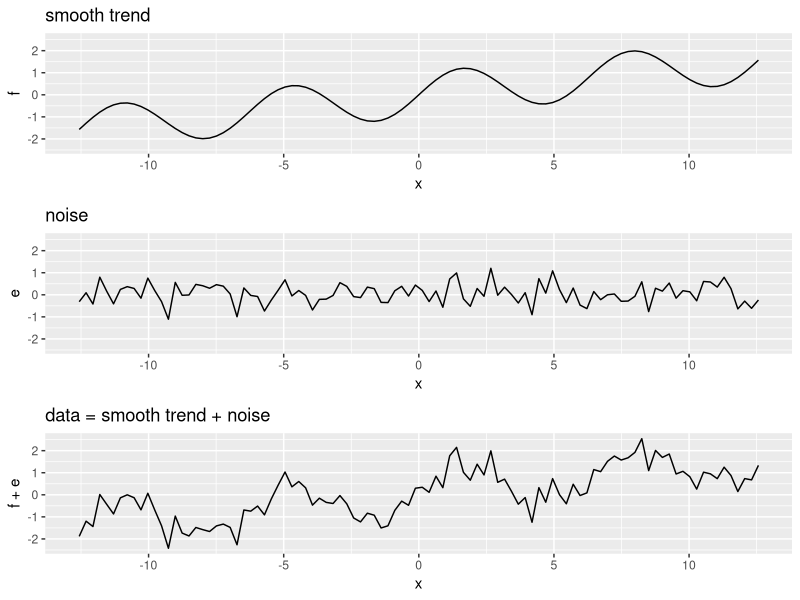
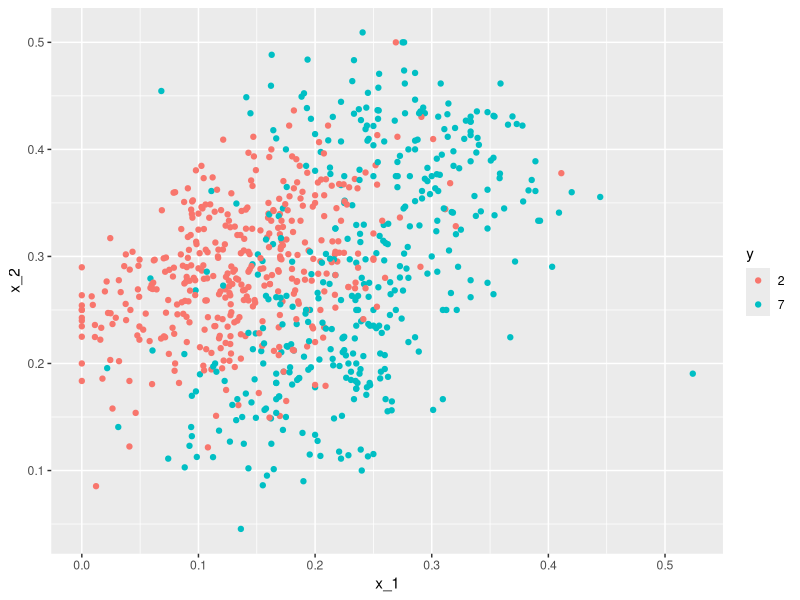

These figures' R source, in order: (Note: this script raises an error after producing the figures.)
## ---- chunk 1
img_path <- "img"
## ---- chunk 2
library(tidyverse)
set.seed(1)
n <- 100
x <- seq(-pi*4, pi*4, len = n)
tmp <- data.frame(x = x , f = sin(x) + x/8, e = rnorm(n, 0, 0.5)) 
p1 <- qplot(x, f, main = "smooth trend", ylim = range(tmp$f + tmp$e), data = tmp, geom = "line")
p2 <- qplot(x, e, main = "noise", ylim = range(tmp$f + tmp$e), data = tmp, geom = "line")
p3 <- qplot(x, f + e, main = "data = smooth trend + noise", ylim = range(tmp$f + tmp$e), data = tmp, geom = "line")
gridExtra::grid.arrange(p1, p2, p3)
## ---- chunk 3
library(tidyverse)
library(caret)
library(dslabs)
mnist_27$train |> ggplot(aes(x_1, x_2, color = y)) + geom_point()
## ---- chunk 4
if (!exists("mnist")) mnist <- read_mnist()
is <- mnist_27$index_train[c(which.min(mnist_27$train$x_1), which.max(mnist_27$train$x_1))]
titles <- c("smallest","largest")
tmp <- lapply(1:2, function(i){
    expand.grid(Row = 1:28, Column = 1:28) |>  
      mutate(label = titles[i],  
             value = mnist$train$images[is[i],])
})
tmp <- Reduce(rbind, tmp)
p1 <- tmp |> ggplot(aes(Row, Column, fill = value)) + 
  geom_raster(show.legend = FALSE) + 
  scale_y_reverse() +
  scale_fill_gradient(low = "white", high = "black") +
  facet_grid(.~label) + 
  geom_vline(xintercept = 14.5) +
  geom_hline(yintercept = 14.5) +
  ggtitle("Largest and smallest x_1")

    
is <- mnist_27$index_train[c(which.min(mnist_27$train$x_2), which.max(mnist_27$train$x_2))]
titles <- c("smallest","largest")
tmp <- lapply(1:2, function(i){
    expand.grid(Row = 1:28, Column = 1:28) |>  
      mutate(label = titles[i],  
             value = mnist$train$images[is[i],])
})
tmp <- Reduce(rbind, tmp)
p2 <- tmp |> ggplot(aes(Row, Column, fill = value)) + 
    geom_raster(show.legend = FALSE) + 
    scale_y_reverse() +
    scale_fill_gradient(low = "white", high = "black") +
    facet_grid(.~label) + 
    geom_vline(xintercept = 14.5) +
    geom_hline(yintercept = 14.5) +
  ggtitle("Largest and smallest x_2")
gridExtra::grid.arrange(p1, p2, ncol = 2)
## ---- chunk 5
fit <- mnist_27$train |> mutate(y = ifelse(y == 7, 1, 0)) |> lm(y ~ x_1 + x_2, data = _)
## ---- chunk 6
p_hat <- predict(fit, newdata = mnist_27$test)
y_hat <- factor(ifelse(p_hat > 0.5, 7, 2))
confusionMatrix(y_hat, mnist_27$test$y)$overall[["Accuracy"]]
## ---- chunk 7
mnist_27$true_p |> 
  ggplot(aes(x_1, x_2, z = p)) +
  geom_raster(aes(fill = p)) +
  scale_fill_gradientn(colors = c("#F8766D", "white", "#00BFC4")) +
  stat_contour(breaks = c(0.5), color = "black")
## ---- chunk 8
p_hat <- predict(fit, newdata = mnist_27$true_p)
p_hat <- scales::squish(p_hat, c(0, 1))
p1 <- mnist_27$true_p |> mutate(p_hat = p_hat) |>
  ggplot(aes(x_1, x_2,  z = p_hat)) +
  geom_raster(aes(fill = p_hat)) +
  scale_fill_gradientn(colors = c("#F8766D","white","#00BFC4")) +
  stat_contour(breaks = c(0.5), color = "black") 

p2 <- mnist_27$true_p |> 
  mutate(p_hat = p_hat) |>
  ggplot() +
  stat_contour(aes(x_1, x_2, z = p_hat), breaks = c(0.5), color = "black") + 
  geom_point(mapping = aes(x_1, x_2, color = y), data = mnist_27$test) 
gridExtra::grid.arrange(p1, p2, ncol = 2)
## ---- chunk 9
polls_2008 |> ggplot(aes(day, margin)) + geom_point()
## ---- chunk 10
resid <- ifelse(lm(margin~day, data = polls_2008)$resid > 0, "+", "-")
polls_2008 |> 
  mutate(resid = resid) |> 
  ggplot(aes(day, margin)) + 
  geom_smooth(method = "lm", se = FALSE, color = "black") +
  geom_point(aes(color = resid), size = 3)
## ---- chunk 11
span <- 3.5
tmp <- polls_2008 |>
  crossing(center = polls_2008$day) |>
  mutate(dist = abs(day - center)) |>
  filter(dist <= span) 

tmp |> filter(center %in% c(-125, -55)) |>
  ggplot(aes(day, margin)) +   
  geom_point(data = polls_2008, size = 3, alpha = 0.5, color = "grey") +
  geom_point(size = 2) +    
  geom_smooth(aes(group = center), 
              method = "lm", formula = y~1, se = FALSE) +
  facet_wrap(~center)
## ---- chunk 12
knitr::include_graphics("https://rafalab.dfci.harvard.edu/dsbook-part-2/ml/img/binsmoother-animation.gif")
## ---- chunk 13
span <- 7 
fit <- with(polls_2008, ksmooth(day, margin, kernel = "box", bandwidth = span))

polls_2008 |> mutate(smooth = fit$y) |>
  ggplot(aes(day, margin)) +
    geom_point(size = 3, alpha = .5, color = "grey") + 
  geom_line(aes(day, smooth), color = "red")
## ---- chunk 14
x_0 <- -125

p1 <- data.frame(x = polls_2008$day) |> mutate(w_0 = 1*I(abs(x - x_0) <= span/2)) |>
  mutate(w_0 = w_0/sum(w_0)) |>
  ggplot(aes(x, w_0)) +
  geom_step() +
  ggtitle("Box")

tmp <- with(data.frame(day = seq(min(polls_2008$day), max(polls_2008$day), .25)), 
                       ksmooth(day, 1*I(day == x_0), kernel = "normal", x.points = day, bandwidth = span))
p2 <- data.frame(x = tmp$x, w_0 = tmp$y) |>
  mutate(w_0 = w_0/sum(w_0)) |>
  ggplot(aes(x, w_0)) +
  geom_line() +
  ggtitle("Normal")
gridExtra::grid.arrange(p1, p2, ncol = 2)
## ---- chunk 15
span <- 7
fit <- with(polls_2008, ksmooth(day, margin, kernel = "normal", bandwidth = span))

polls_2008 |> mutate(smooth = fit$y) |>
  ggplot(aes(day, margin)) +
  geom_point(size = 3, alpha = .5, color = "grey") + 
  geom_line(aes(day, smooth), color = "red")
## ---- chunk 16
span <- 21/diff(range(polls_2008$day))

tmp <- polls_2008 |>
  crossing(center = polls_2008$day) |>
  mutate(dist = abs(day - center)) |>
  filter(rank(dist) / n() <= span) |>
  mutate(weight = (1 - (dist / max(dist)) ^ 3) ^ 3)

tmp |> 
  filter(center %in% c(-125, -55)) |>
  ggplot(aes(day, margin)) +   
  scale_size(range = c(0, 3)) +
  geom_smooth(aes(group = center, weight = weight), 
              method = "lm", se = FALSE) +
  geom_point(data = polls_2008, size = 3, alpha = .5, color = "grey") +
  geom_point(aes(size = weight)) +
  facet_wrap(~center)
## ---- chunk 17
knitr::include_graphics("https://rafalab.dfci.harvard.edu/dsbook-part-2/ml/img/loess-animation.gif")
## ---- chunk 18
total_days <- diff(range(polls_2008$day))
span <- 21/total_days
fit <- loess(margin ~ day, degree = 1, span = span, data = polls_2008)
polls_2008 |> mutate(smooth = fit$fitted) |>
  ggplot(aes(day, margin)) +
  geom_point(size = 3, alpha = .5, color = "grey") +
  geom_line(aes(day, smooth), color = "red")
## ---- chunk 19
spans <- c(.66, 0.25, 0.15, 0.10)

fits <- tibble(span = spans) |> 
  group_by(span) |> 
  do(broom::augment(loess(margin ~ day, degree = 1, span = .$span, data = polls_2008)))

tmp <- fits |>
  crossing(center = polls_2008$day) |>
  mutate(dist = abs(day - center)) |>
  filter(rank(dist) / n() <= span) |>
  mutate(weight = (1 - (dist / max(dist)) ^ 3) ^ 3)

knitr::include_graphics("https://rafalab.dfci.harvard.edu/dsbook-part-2/ml/img/loess-multi-span-animation.gif")
## ---- chunk 20
tmp |> ggplot(aes(day, margin)) +
  geom_point(size = 2, alpha = .5, color = "grey") +
  geom_line(aes(day, .fitted), data = fits, color = "red") +
  facet_wrap(~span)
## ---- chunk 21
x_0 <- -125

tmp <- with(data.frame(day = seq(min(polls_2008$day), max(polls_2008$day), .25)), 
                       ksmooth(day, 1*I(day == x_0), kernel = "normal", x.points = day, bandwidth = 7))
p1 <- data.frame(x = tmp$x, w_0 = tmp$y) |>
  mutate(w_0 = w_0/sum(w_0)) |>
  ggplot(aes(x, w_0)) +
  geom_line() +
  ggtitle("Normal")

p2 <- data.frame(x = seq(min(polls_2008$day), max(polls_2008$day), length.out = 100)) |>
  mutate(w_0 = (1 - (abs(x - x_0)/21)^3)^3*I(abs(x - x_0) <= 21)) |>
  ggplot(aes(x, w_0)) +
  geom_line()  +
  ggtitle("Tri-weight")
gridExtra::grid.arrange(p1, p2, ncol = 2)
## ---- chunk 22
total_days <- diff(range(polls_2008$day))
span <- 28/total_days
fit_1 <- loess(margin ~ day, degree = 1, span = span, data = polls_2008)
fit_2 <- loess(margin ~ day, span = span, data = polls_2008)

polls_2008 |> mutate(smooth_1 = fit_1$fitted, smooth_2 = fit_2$fitted) |>
  ggplot(aes(day, margin)) +
  geom_point(size = 3, alpha = .5, color = "grey") +
  geom_line(aes(day, smooth_1), color = "red", lty = 2) +
  geom_line(aes(day, smooth_2), color = "orange", lty = 1) 
## ---- chunk 23
polls_2008 |> ggplot(aes(day, margin)) +
  geom_point() + 
  geom_smooth(method = loess)
## ---- chunk 24
polls_2008 |> ggplot(aes(day, margin)) +
  geom_point() + 
  geom_smooth(method = loess, method.args = list(span = 0.15, degree = 1))
## ---- chunk 25
pr_death_counts |>
  ggplot(aes(date, deaths)) +
  geom_point()

dat <- pr_death_counts |> filter(date < make_date(2018, 4, 1))
## ---- chunk 26
dat <- mutate(dat, tt = as.numeric(date - make_date(2017, 9, 20))) |>
  filter(!is.na(deaths)) |>
  mutate(x1 = sin(2*pi*tt/365), x2 = cos(2*pi*tt/365),
         x3 = sin(4*pi*tt/365), x4 = cos(4*pi*tt/365)) 

seasonal_fit <- lm(deaths ~ x1 + x2 + x3 + x4, data = filter(dat, year(date) < 2017))
## ---- chunk 27
with(dat, plot(tt, deaths))
s <- predict(seasonal_fit, newdata = dat)
lines(dat$tt, s, col = 2, lwd = 2)
## ---- chunk 28
dat <- mutate(dat, resid = deaths - s)
fit <- loess(resid ~ tt, span = 1/20, degree = 1, data = dat)
fit <- predict(fit, se = TRUE)
dat <- mutate(dat, f = fit$fit) |>
  mutate(lower = f - qnorm(0.995)*fit$se.fit, upper = f + qnorm(.995)*fit$se.fit)
dat |> ggplot(aes(x = date)) +
  geom_point(aes(y = resid)) +
  geom_line(aes(y = f), color = "red")
## ---- chunk 29
dat |> 
  filter(year(date) >= 2017) |>
  ggplot(aes(date, f, ymin = lower, ymax = upper)) +
  geom_ribbon(alpha = 0.5) +
  geom_line(color = "red") +
  geom_hline(yintercept = 0) +
  theme_bw()
